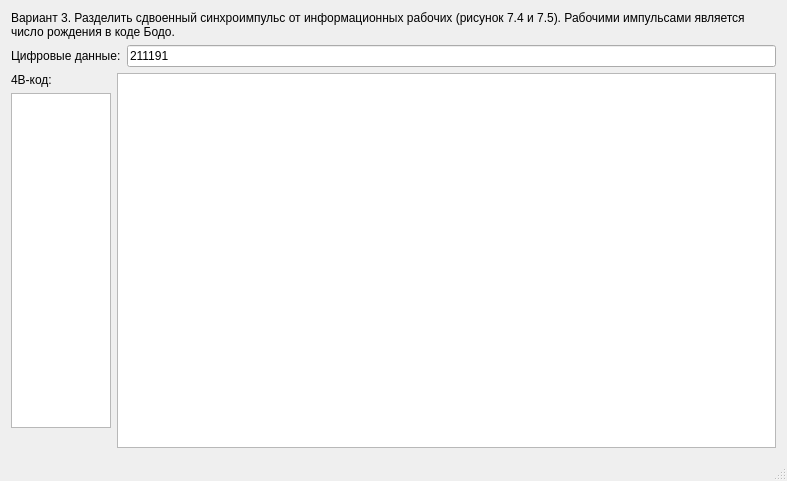
<?xml version="1.0" encoding="UTF-8"?>
<ui version="4.0">
 <class>MainWindow</class>
 <widget class="QMainWindow" name="MainWindow">
  <property name="geometry">
   <rect>
    <x>0</x>
    <y>0</y>
    <width>787</width>
    <height>481</height>
   </rect>
  </property>
  <property name="windowTitle">
   <string>Lab #8 - Синхронизация в телекоммуникационных системах</string>
  </property>
  <widget class="QWidget" name="centralWidget">
   <layout class="QVBoxLayout" name="verticalLayout_2">
    <item>
     <widget class="QLabel" name="label">
      <property name="text">
       <string>Вариант 3. Разделить сдвоенный синхроимпульс от информационных рабочих (рисунок 7.4 и 7.5). Рабочими импульсами является число рождения в коде Бодо.</string>
      </property>
      <property name="wordWrap">
       <bool>true</bool>
      </property>
     </widget>
    </item>
    <item>
     <layout class="QHBoxLayout" name="horizontalLayout">
      <item>
       <widget class="QLabel" name="label_2">
        <property name="text">
         <string>Цифровые данные:</string>
        </property>
       </widget>
      </item>
      <item>
       <widget class="QLineEdit" name="lineEdit">
        <property name="text">
         <string>211191</string>
        </property>
       </widget>
      </item>
     </layout>
    </item>
    <item>
     <layout class="QHBoxLayout" name="horizontalLayout_2">
      <item>
       <layout class="QVBoxLayout" name="verticalLayout">
        <item>
         <widget class="QLabel" name="label_3">
          <property name="sizePolicy">
           <sizepolicy hsizetype="Maximum" vsizetype="Maximum">
            <horstretch>0</horstretch>
            <verstretch>0</verstretch>
           </sizepolicy>
          </property>
          <property name="baseSize">
           <size>
            <width>0</width>
            <height>0</height>
           </size>
          </property>
          <property name="text">
           <string>4B-код:</string>
          </property>
         </widget>
        </item>
        <item>
         <widget class="QPlainTextEdit" name="textEdit4B">
          <property name="sizePolicy">
           <sizepolicy hsizetype="Maximum" vsizetype="Expanding">
            <horstretch>0</horstretch>
            <verstretch>0</verstretch>
           </sizepolicy>
          </property>
          <property name="baseSize">
           <size>
            <width>0</width>
            <height>0</height>
           </size>
          </property>
          <property name="readOnly">
           <bool>true</bool>
          </property>
         </widget>
        </item>
        <item>
         <spacer name="horizontalSpacer">
          <property name="orientation">
           <enum>Qt::Horizontal</enum>
          </property>
          <property name="sizeType">
           <enum>QSizePolicy::Fixed</enum>
          </property>
          <property name="sizeHint" stdset="0">
           <size>
            <width>100</width>
            <height>20</height>
           </size>
          </property>
         </spacer>
        </item>
       </layout>
      </item>
      <item>
       <widget class="QGraphicsView" name="graphicsView">
        <property name="sizePolicy">
         <sizepolicy hsizetype="Expanding" vsizetype="Expanding">
          <horstretch>0</horstretch>
          <verstretch>0</verstretch>
         </sizepolicy>
        </property>
        <property name="minimumSize">
         <size>
          <width>0</width>
          <height>0</height>
         </size>
        </property>
       </widget>
      </item>
     </layout>
    </item>
   </layout>
  </widget>
  <widget class="QStatusBar" name="statusBar"/>
 </widget>
 <layoutdefault spacing="6" margin="11"/>
 <resources/>
 <connections/>
</ui>
